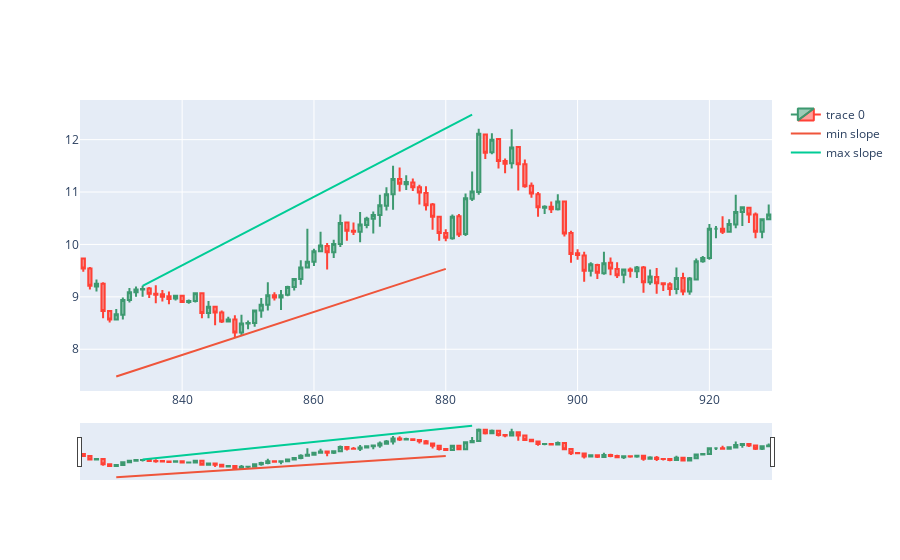

Notebook source saved alongside this figure:
### Markdown cell above
# Fitting intercepts to wrap price candles

### Code cell
dfpl = df[candleid-wind-backcandles:candleid+backcandles]
import plotly.graph_objects as go
from datetime import datetime

fig = go.Figure(data=[go.Candlestick(x=dfpl.index,
                open=dfpl['Open'],
                high=dfpl['High'],
                low=dfpl['Low'],
                close=dfpl['Close'])])

#-------------------------------------------------------------------------
# Fitting intercepts to wrap price candles
adjintercmax = (df.High.iloc[xxmax] - slmax*xxmax).max()
adjintercmin = (df.Low.iloc[xxmin] - slmin*xxmin).min()
fig.add_trace(go.Scatter(x=xxmin, y=slmin*xxmin + adjintercmin, mode='lines', name='min slope'))
fig.add_trace(go.Scatter(x=xxmax, y=slmax*xxmax + adjintercmax, mode='lines', name='max slope'))
fig.show()
